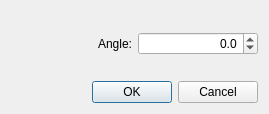
<?xml version="1.0" encoding="UTF-8"?>
<ui version="4.0">
 <class>DialogAddAngle</class>
 <widget class="QDialog" name="DialogAddAngle">
  <property name="geometry">
   <rect>
    <x>0</x>
    <y>0</y>
    <width>269</width>
    <height>114</height>
   </rect>
  </property>
  <property name="windowTitle">
   <string>Add angle...</string>
  </property>
  <property name="modal">
   <bool>true</bool>
  </property>
  <layout class="QGridLayout" name="gridLayout">
   <item row="0" column="1">
    <spacer name="verticalSpacer_2">
     <property name="orientation">
      <enum>Qt::Vertical</enum>
     </property>
     <property name="sizeHint" stdset="0">
      <size>
       <width>20</width>
       <height>7</height>
      </size>
     </property>
    </spacer>
   </item>
   <item row="1" column="0">
    <widget class="QLabel" name="labelAngle">
     <property name="text">
      <string>Angle:</string>
     </property>
     <property name="alignment">
      <set>Qt::AlignRight|Qt::AlignTrailing|Qt::AlignVCenter</set>
     </property>
     <property name="buddy">
      <cstring>spinBoxAngle</cstring>
     </property>
    </widget>
   </item>
   <item row="1" column="1">
    <widget class="QDoubleSpinBox" name="spinBoxAngle">
     <property name="alignment">
      <set>Qt::AlignRight|Qt::AlignTrailing|Qt::AlignVCenter</set>
     </property>
     <property name="decimals">
      <number>1</number>
     </property>
     <property name="minimum">
      <double>-180.000000000000000</double>
     </property>
     <property name="maximum">
      <double>180.000000000000000</double>
     </property>
    </widget>
   </item>
   <item row="2" column="1">
    <spacer name="verticalSpacer">
     <property name="orientation">
      <enum>Qt::Vertical</enum>
     </property>
     <property name="sizeHint" stdset="0">
      <size>
       <width>20</width>
       <height>7</height>
      </size>
     </property>
    </spacer>
   </item>
   <item row="3" column="0" colspan="2">
    <widget class="QDialogButtonBox" name="buttonBox">
     <property name="orientation">
      <enum>Qt::Horizontal</enum>
     </property>
     <property name="standardButtons">
      <set>QDialogButtonBox::Cancel|QDialogButtonBox::Ok</set>
     </property>
    </widget>
   </item>
  </layout>
 </widget>
 <resources/>
 <connections>
  <connection>
   <sender>buttonBox</sender>
   <signal>accepted()</signal>
   <receiver>DialogAddAngle</receiver>
   <slot>accept()</slot>
   <hints>
    <hint type="sourcelabel">
     <x>248</x>
     <y>254</y>
    </hint>
    <hint type="destinationlabel">
     <x>157</x>
     <y>274</y>
    </hint>
   </hints>
  </connection>
  <connection>
   <sender>buttonBox</sender>
   <signal>rejected()</signal>
   <receiver>DialogAddAngle</receiver>
   <slot>reject()</slot>
   <hints>
    <hint type="sourcelabel">
     <x>316</x>
     <y>260</y>
    </hint>
    <hint type="destinationlabel">
     <x>286</x>
     <y>274</y>
    </hint>
   </hints>
  </connection>
 </connections>
</ui>
